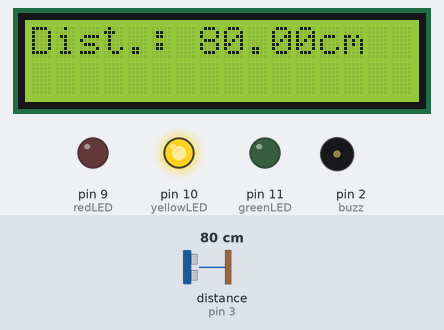
The sketch below on a simulated Arduino Uno, built with avr-gcc and run on an emulated ATmega328P. Shown: 16×2 character LCD, output pins drawn as LEDs (lit = HIGH), buzzer (waves = sounding). Wiring (inferred from the names in the program): ultrasonic range finder: trigger pin 4; echo pin 3. Inputs (shaded band) come from the test bench; at power-on: distance to the obstacle (sensor on pin 3) 80 cm. The echo pulse lasts 58.3 µs per cm; pins used as bus, display or sensor lines are not drawn.

Above: at 1.2 s.
1.3 s: distance to the obstacle (sensor on pin 3) set to 55 cm
At 1.32 s:
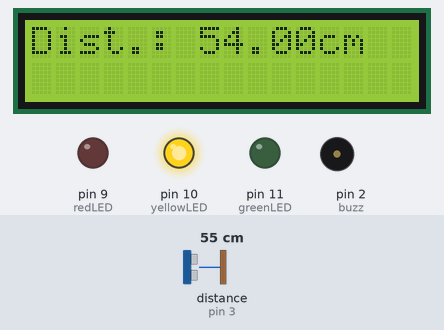
2.8 s: distance to the obstacle (sensor on pin 3) set to 46 cm
At 2.81 s:
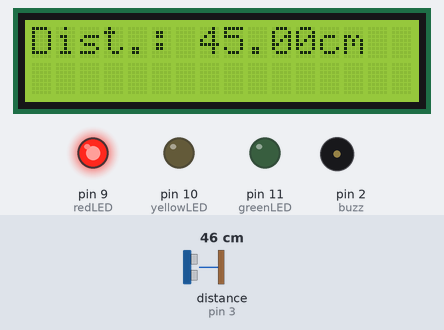
4.3 s: distance to the obstacle (sensor on pin 3) set to 2 cm
At 5.2 s:
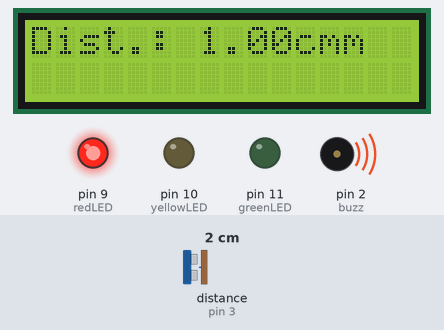
5.8 s: distance to the obstacle (sensor on pin 3) set to 120 cm
At 6.5 s:
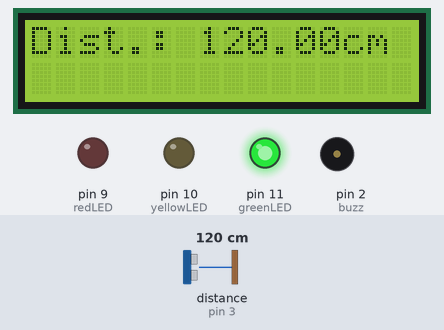
7.3 s: distance to the obstacle (sensor on pin 3) set to 102 cm
At 7.7 s:
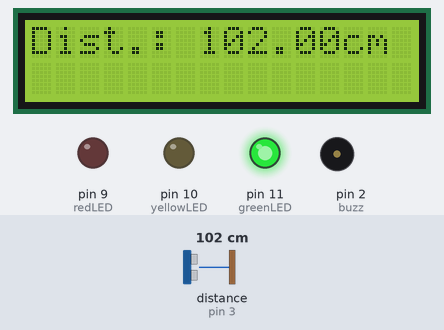
8.8 s: distance to the obstacle (sensor on pin 3) set to 96 cm
At 10.2 s:
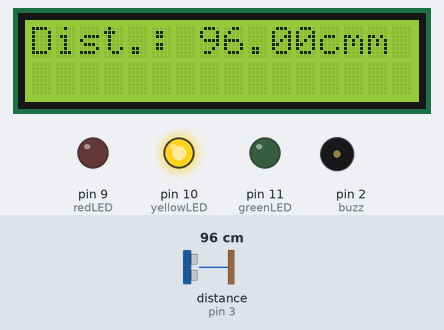
Timing chart, 0 to 11.3 s (numbered marks = the images above; inputs shaded):
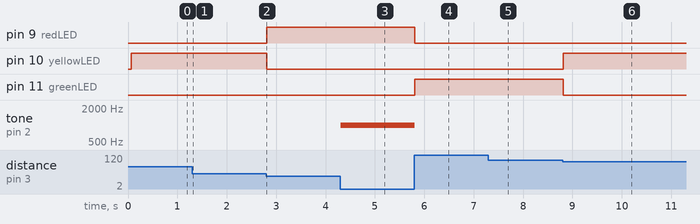

Measured:
- the behaviour switches between 51 and 50 cm on distance to the obstacle (sensor on pin 3) (found by bisection; images 1 and 2)
- the behaviour switches between 100 and 99 cm on distance to the obstacle (sensor on pin 3) (found by bisection; images 5 and 6)
- after the input at 1.3 s, the display: first changes at once (image 1 shows a later state)
- after the input at 2.8 s, pin 9 (redLED): LOW → HIGH at once; pin 10 (yellowLED): HIGH → LOW at once; the display: first differs from a run without the input at once (image 2)
- after the input at 4.3 s, tone on pin 2 (buzz): silent → 1000 Hz at once; the display: first differs from a run without the input at once (image 3)
- after the input at 5.8 s, pin 9 (redLED): HIGH → LOW at once; pin 11 (greenLED): LOW → HIGH at once; tone on pin 2 (buzz): 1000 Hz → silent at once; the display: changes at once (image 4)
- after the input at 7.3 s, the display: changes at once (image 5)
- after the input at 8.8 s, pin 10 (yellowLED): LOW → HIGH at once; pin 11 (greenLED): HIGH → LOW at once; the display: changes at once (image 6)

The sketch:

parkingAssist.ino
```cpp
#include <LiquidCrystal.h>

const int buzz = 2;
const int redLED = 9, yellowLED = 10, greenLED = 11;
const int trigPin = 4;
const int echoPin = 3;
const int E = 13, RS = 12, D4 = 5, D5 = 6, D6 = 7, D7 = 8;
LiquidCrystal lcd(RS, E, D4, D5, D6, D7);

float duration, distance;

void setup() {
  lcd.begin(16, 2);

  pinMode(buzz, OUTPUT);
  pinMode(trigPin, OUTPUT);
  pinMode(redLED, OUTPUT);
  pinMode(yellowLED, OUTPUT);
  pinMode(greenLED, OUTPUT);
  pinMode(echoPin, INPUT);
  Serial.begin(9600);

}

void loop() {
  digitalWrite(trigPin, LOW);
  delayMicroseconds(2);
  digitalWrite(trigPin, HIGH);
  delayMicroseconds(10);
  digitalWrite(trigPin, LOW);

  if(distance > 100){
    digitalWrite(greenLED, HIGH);
    digitalWrite(redLED, LOW);
    digitalWrite(yellowLED, LOW);
  }
  else if(distance > 50 && distance < 100){
    digitalWrite(greenLED, LOW);
    digitalWrite(redLED, LOW);
    digitalWrite(yellowLED, HIGH);

  }
  else if(distance < 50){
    digitalWrite(greenLED, LOW);
    digitalWrite(redLED, HIGH);
    digitalWrite(yellowLED, LOW);

  }
  if(distance <= 30){
    tone(buzz, 1000);
    //delay(1000);
  }
  if(distance > 30){
    noTone(buzz);
    //delay(1000);
  }


  duration = pulseIn(echoPin, HIGH);
  distance = microsecondsToCentimeters(duration);
  lcd.setCursor(0,0);
  lcd.print("Dist.: ");
  lcd.print(distance);
  lcd.print("cm");


}

long microsecondsToCentimeters(long microseconds) {
  // The speed of sound is 340 m/s or 29 microseconds per centimeter.
  // The ping travels out and back, so to find the distance of the object we
  // take half of the distance travelled.
  return microseconds / 29 / 2;
}
```
